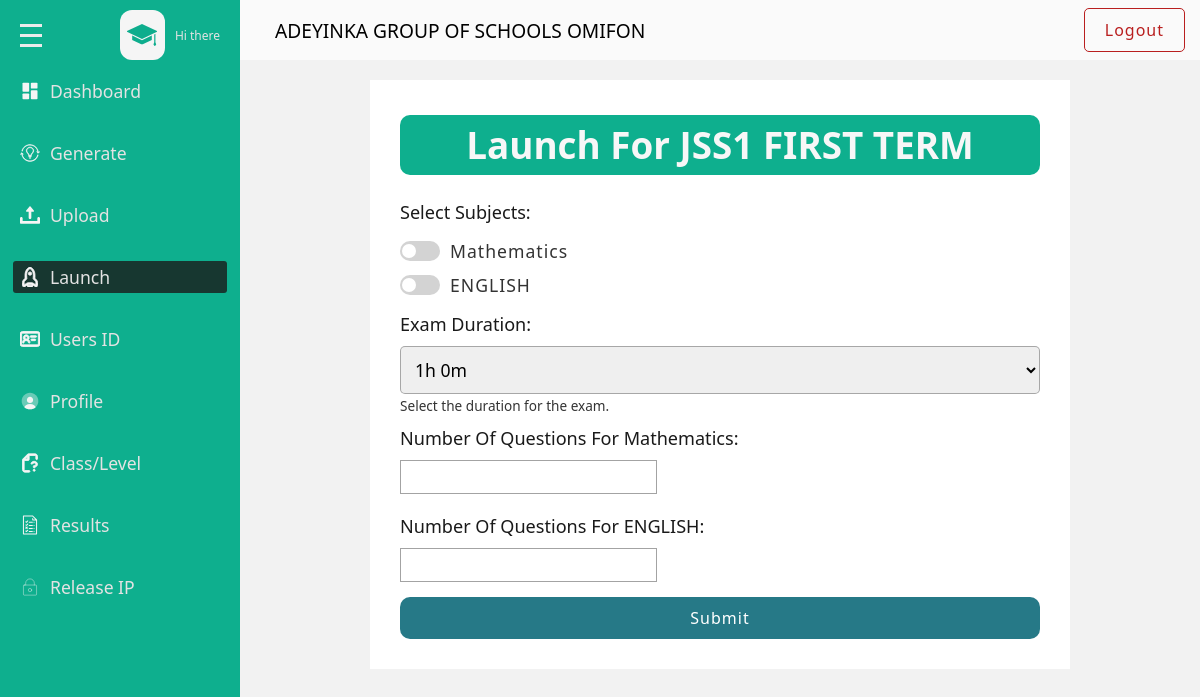
Page /admins/launch/12/ (signed in) on the earlier database version.
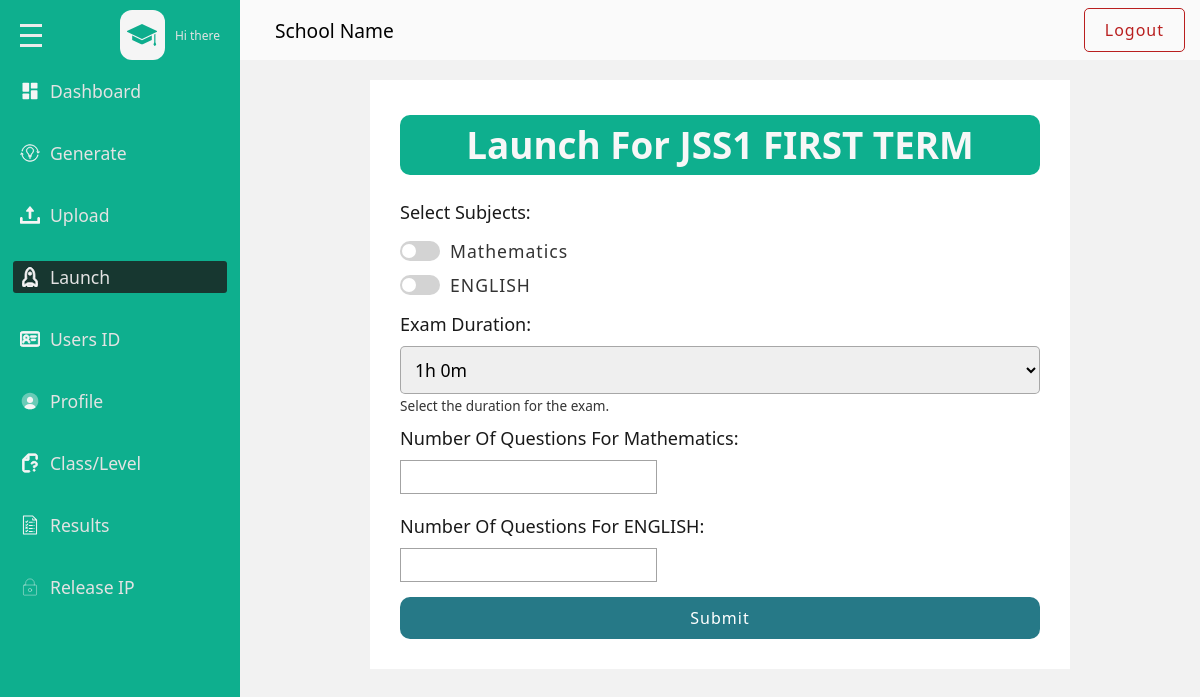
Same page on the later database version.
### base/models.py (models this page shows, shortened)
class Name_School(models.Model):
    school = models.CharField(max_length=345)

### admins/views.py (the view)
# urls.py: path('launch/<int:pk>/',views.launch,name='launch'),
@login_required(login_url='admins:login')
def launch(request, pk=None):
    school_name = get_object_or_404(Name_School)
    term_or_semester = get_object_or_404(TermOrSemester, pk=pk) if pk else None
    if request.method == 'POST':
        form = MultiSubjectQuestionSelectionForm(request.POST, term_or_semester=term_or_semester)
        if form.is_valid():
            subject_question_counts = form.cleaned_data['subject_question_counts']
            exam_duration = form.cleaned_data['exam_duration']
            for subject, number_of_questions in subject_question_counts.items():
                questions = list(Question.objects.filter(subject=subject, term_or_semester=term_or_semester).order_by('id'))  # Filter by TermOrSemester
                if len(questions) < number_of_questions:
                    messages.error(request, f"Not enough questions for {subject.name}.")
                    return redirect('admins:launch', term_id=pk)  # Pass term_id in redirect
                selected_questions = questions[:number_of_questions]  # Select first N questions
                for index, question in enumerate(selected_questions):
                    ExamSession.objects.create(
                        subject=subject,
                        question=question,
                        exam_start_time=timezone.now(),  # Set start time
                        exam_duration=exam_duration,  # Duration
                        shuffle_order=index + 1  # Store the original order
                    )
            messages.success(request, 'Exam session has been successfully started.')
            return redirect('admins:status')  # Pass term_id in redirect
        else:
            messages.error(request, 'Please correct the errors below.')
    else:
        form = MultiSubjectQuestionSelectionForm(term_or_semester=term_or_semester)
    return render(request, 'admins/launch.html', {'form': form, 'school_name': school_name, 'term_or_semester': term_or_semester})

### base/forms.py (shortened to what this page needs)
class MultiSubjectQuestionSelectionForm(forms.Form):
    subjects = forms.ModelMultipleChoiceField(
        queryset=Subject.objects.none(),  # Start with an empty queryset
        widget=forms.CheckboxSelectMultiple,
        label='Select Subjects'
    )
    DURATION_CHOICES = [
        (f"{h:02}:{m:02}:00", f"{h}h {m}m")
        for h in range(4) for m in (0, 15, 30, 45)
    ] + [("04:00:00", "4h 00m")]
    exam_duration = forms.ChoiceField(
        choices=DURATION_CHOICES,
        initial='01:00:00',
        label='Exam Duration',
        help_text='Select the duration for the exam.'
    )
    def __init__(self, *args, **kwargs):
        term_or_semester = kwargs.pop('term_or_semester', None)  # Get the term_or_semester argument
        super().__init__(*args, **kwargs)
        if term_or_semester:
            self.fields['subjects'].queryset = Subject.objects.filter(term_or_semester=term_or_semester)
        for subject in self.fields['subjects'].queryset:
            self.fields[f'number_of_questions_{subject.id}'] = forms.IntegerField(
                min_value=1,
                label=f'Number of Questions for {subject.name}',
                required=False
            )

### base/templates/admins/launch.html (shortened to what the changed rows need)
{% load static %}
<!DOCTYPE html>
<html lang="en">
<head>
    <link rel = "stylesheet" href = "{% static 'css/style.css' %}"/>
</head>
<body>
    <div class = "page">
        <div class = "wrapper">
                                <!DOCTYPE svg PUBLIC "-//W3C//DTD SVG 1.1//EN" "http://www.w3.org/Graphics/SVG/1.1/DTD/svg11.dtd">
                                <!DOCTYPE svg PUBLIC "-//W3C//DTD SVG 1.1//EN" "http://www.w3.org/Graphics/SVG/1.1/DTD/svg11.dtd">
                                <!DOCTYPE svg PUBLIC "-//W3C//DTD SVG 1.1//EN" "http://www.w3.org/Graphics/SVG/1.1/DTD/svg11.dtd">
                                <!DOCTYPE svg PUBLIC "-//W3C//DTD SVG 1.1//EN" "http://www.w3.org/Graphics/SVG/1.1/DTD/svg11.dtd">
                                <!DOCTYPE svg PUBLIC "-//W3C//DTD SVG 1.1//EN" "http://www.w3.org/Graphics/SVG/1.1/DTD/svg11.dtd">
                                <!DOCTYPE svg PUBLIC "-//W3C//DTD SVG 1.1//EN" "http://www.w3.org/Graphics/SVG/1.1/DTD/svg11.dtd">
                                <!DOCTYPE svg PUBLIC "-//W3C//DTD SVG 1.1//EN" "http://www.w3.org/Graphics/SVG/1.1/DTD/svg11.dtd">
                                <!DOCTYPE svg PUBLIC "-//W3C//DTD SVG 1.1//EN" "http://www.w3.org/Graphics/SVG/1.1/DTD/svg11.dtd">
                                <!DOCTYPE svg PUBLIC "-//W3C//DTD SVG 1.1//EN" "http://www.w3.org/Graphics/SVG/1.1/DTD/svg11.dtd">
                                <!DOCTYPE svg PUBLIC "-//W3C//DTD SVG 1.1//EN" "http://www.w3.org/Graphics/SVG/1.1/DTD/svg11.dtd">
            <div class = "main-content">
                <div class="main-content-header flex-between">
                    <span>{{school_name.school}}</span>
                    <a class = "logout-link" href="{% url 'admins:logout' %}">Logout</a>
                </div>
                <div class="launch-form-wrapper">
                    <div class ="launch-form-container">
                    <h2 class = "launch-form-container-head">Launch For {{term_or_semester.class_or_level.name|upper}} {{term_or_semester.name|upper}}</h2>
                    </div>
                </div>
            </div>
        </div>
    </div>
</body>
</html>

Differences in the rows shown:
changed Name_School: school "ADEYINKA GROUP OF SCHOOLS OMIFON" → "School Name"
